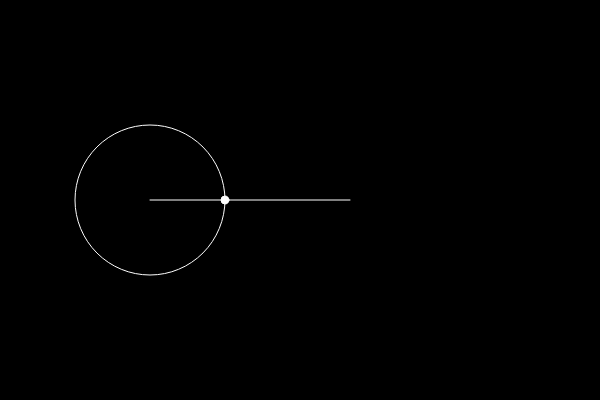
Frame 1 (no input)
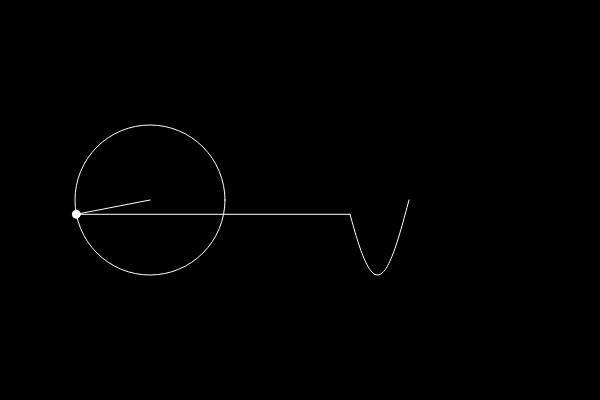
Frame 60 (no input)
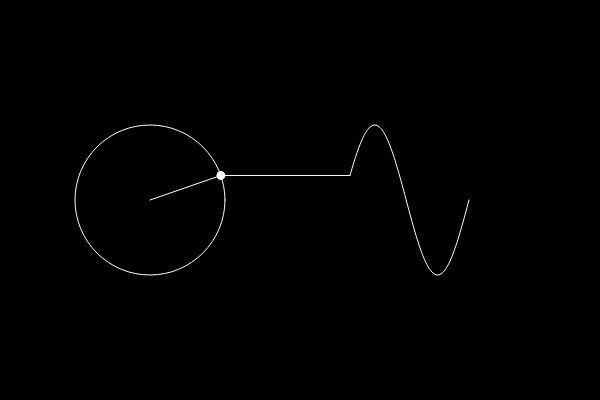
Frame 120 (the mouse pressed at the canvas centre since frame 60)

The p5.js sketch that drew these frames (run headless with seeded random() and noise() and a simulated clock; from frame 60 on, the mouse is pressed at the canvas centre):

// p5.js sketch
// ── sketch.js
// Fourier Series
// Daniel Shiffman
// https://thecodingtrain.com/CodingChallenges/125-fourier-series.html
// https://youtu.be/Mm2eYfj0SgA
// https://editor.p5js.org/codingtrain/sketches/SJ02W1OgV


/*

Links discussed in this video:
Fourier Series: https://en.wikipedia.org/wiki/Fourier_series
🔗 Purrier Series (Meow) and Making Images Speak: https://bilimneguzellan.net/en/purrier-series-meow-and-making-images-speak/
🔗 An Interactive Guide To The Fourier Transform by Better Explained: https://betterexplained.com/articles/an-interactive-guide-to-the-fourier-transform/

🎥 What is a Fourier Series? - Smarter Every Day 205: https://youtu.be/ds0cmAV-Yek
🎥 But what is the Fourier Transform? A visual introduction by 3Blue1Brown: https://youtu.be/spUNpyF58BY
🎥 Polar Coordinates: https://youtu.be/N633bLi_YCw
🎥 Fractal Spirograph: https://youtu.be/0dwJ-bkJwDI
*/

//whole goal of this is to do this page https://upload.wikimedia.org/wikipedia/commons/b/bd/Fourier_series_square_wave_circles_animation.svg

let time = 0; //unit = number of times it goes through "draw" method: clock speed
let wave = []; //array
let timeWarpSpeed = 5; //constant
let canvasWidth = 600; //pixels
let slider;
let xTranslate = 150; //pixels
let yTranslate = 200; //pixels
let radius = 75; // in pixels


function setup() {
  createCanvas(canvasWidth, 400);
  slider = createSlider(1, 10, 5);
  //common to all objects and can happen ONCE --does not have to be set up again. 
  stroke("white");

}

function draw() {

  //draw first circle
  beginShape();
  //set up the object properties that need to happen each time
  background("black");
  translate(xTranslate, yTranslate);
  noFill();
  //Pi = C/d = C/(2*r) => d = C/PI => r = C/(2*PI)
  //degree = PI/180
  ellipse(0, 0, radius * 2);
  endShape();

  //The angle of the arc = central angle = time
  // A unit circle cos(theta) = adjacent/hypotenuse = x/1 = x
  // A unit circl sin(theta) = opposite/hypotenuse = y/1 = y
  //normalize by radius: multiply. 

  let x = radius * cos(time);
  let y = radius * sin(time);

  wave.unshift(y); //in javascript wave.push appends while wave.unshift puts it at the beginnig

  //draw the rotating radius with a dot at the end. 
  beginShape();
  fill("white");
  //tiny 8 pixel ball at point (x,y) to better accent the circle
  ellipse(x, y, 8);
  line(0, 0, x, y); //vrom center of circle to (x,y)
  endShape();

  //draw the line from x,y to sine wave (really just a set of vertexes) 
  beginShape();
  let moveRight = 200;
  translate(moveRight, 0); //relative to the current translated shape
  line(x - moveRight, y, 0, wave[0]); //wave was unshifted so wave[0] is always latest value
  noFill();
  for (let i = 0; i < wave.length; i++) {
    vertex(i, wave[i]);
  }
  // do not need the array to be longer than 400
  if (wave.length > 400) { wave.pop(); }
  endShape();

  time = time + timeWarpSpeed * .01;


}
